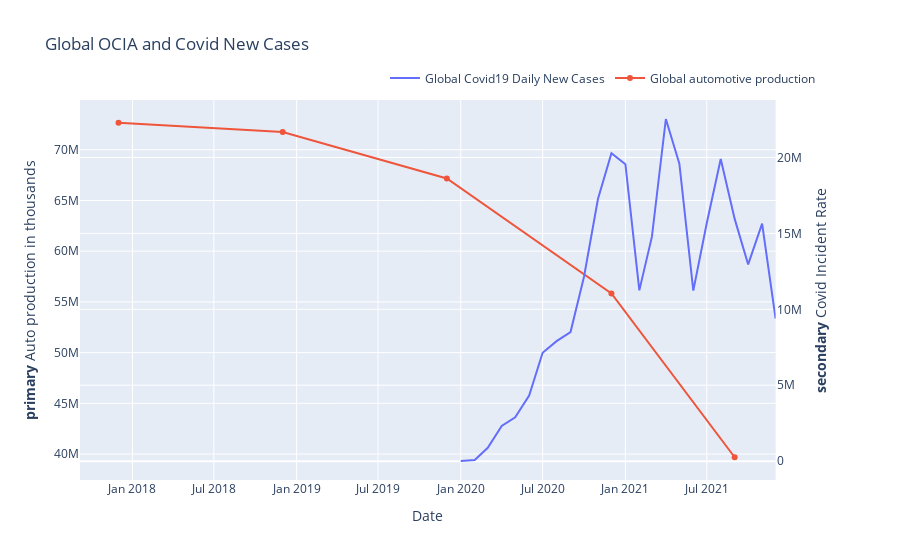

Write notebook code for a chart like this one.
### Markdown cell above
## Investigating global trend for automotive production 

For this we will base out figures off the data scrapped form OICA, taking the sum of the continental production values.

### Code cell
# Formatting OICA USA data 2017-2021
usa_oica_pdf =  oica_countries_pdf.melt(id_vars=['country'], var_name='year', value_name='production')
usa_oica_pdf.country = usa_oica_pdf.country.astype(str)
usa_oica_pdf = usa_oica_pdf[usa_oica_pdf['country'] == 'USA']


# Calculating variation and % diff 
usa_oica_pdf['Variation'] = usa_oica_pdf['production'] - usa_oica_pdf['production'].shift(1)
usa_oica_pdf['percentage_diff'] = round(usa_oica_pdf['production']*100/usa_oica_pdf['production'].shift(1)) -100
usa_oica_pdf

# Formatting data 
global_production_pdf = oica_continents_pdf.melt(id_vars=['country'], var_name='year', value_name='production')\
                                           .groupby('year').sum('production').reset_index()

global_production_pdf['month'] = 12
global_production_pdf.loc[global_production_pdf['year'] == '2021', 'month'] = 9
global_production_pdf['day'] = 1
global_production_pdf['DATE'] = pd.to_datetime(global_production_pdf[['year', 'month', 'day']])

# Formatting monthly covid data 
global_new_cases['day'] = 1
global_new_cases['DATE'] = pd.to_datetime(global_new_cases[['year', 'month', 'day']])

# Plotting 

fig = make_subplots(specs=[[{"secondary_y": True}]])
# Add traces
fig.add_trace(
    go.Scatter(x=global_new_cases['DATE'], y=global_new_cases['New Cases'], name='Global Covid19 Daily New Cases'),
    secondary_y=True,
)

fig.add_trace(
    go.Scatter(x=global_production_pdf['DATE'], y=global_production_pdf['production'], name='Global automotive production'),
    secondary_y=False,
)

# Add figure title
fig.update_layout(
    title_text="Global OCIA and Covid New Cases"
)

# Set x-axis title
fig.update_xaxes(title_text="Date")

# Set y-axes titles
fig.update_yaxes(title_text="<b>primary</b> Auto production in thousands", secondary_y=False)
fig.update_yaxes(title_text="<b>secondary</b> Covid Incident Rate", secondary_y=True)
fig.update_layout(legend=dict(
    orientation="h",
    yanchor="bottom",
    y=1.02,
    xanchor="right",
    x=1
))
fig.show()

### Figure 1 — Plotly figure (JSON) as saved in the notebook; plotly's stock layout.template omitted (floating-point values rounded to 4 significant figures)
{"data": [{"name": "Global Covid19 Daily New Cases", "type": "scatter", "x": ["2020-01-01T00:00:00", "2020-02-01T00:00:00", "2020-03-01T00:00:00", "2020-04-01T00:00:00", "2020-05-01T00:00:00", "2020-06-01T00:00:00", "2020-07-01T00:00:00", "2020-08-01T00:00:00", "2020-09-01T00:00:00", "2020-10-01T00:00:00", "2020-11-01T00:00:00", "2020-12-01T00:00:00", "2021-01-01T00:00:00", "2021-02-01T00:00:00", "2021-03-01T00:00:00", "2021-04-01T00:00:00", "2021-05-01T00:00:00", "2021-06-01T00:00:00", "2021-07-01T00:00:00", "2021-08-01T00:00:00", "2021-09-01T00:00:00", "2021-10-01T00:00:00", "2021-11-01T00:00:00", "2021-12-01T00:00:00"], "xaxis": "x", "y": [9918, 76076, 878103, 2320901, 2885155, 4319813, 7136648, 7903193, 8502927, 12143999, 17266764, 20286756, 19553922, 11247006, 14785887, 22533405, 19590847, 11227674, 15686161, 19898371, 15956061, 12956005, 15646978, 9393040], "yaxis": "y2"}, {"name": "Global automotive production", "type": "scatter", "x": ["2017-12-01T00:00:00", "2018-12-01T00:00:00", "2019-12-01T00:00:00", "2020-12-01T00:00:00", "2021-09-01T00:00:00"], "xaxis": "x", "y": [72663012, 71750946, 67163769, 55834455, 39681237], "yaxis": "y"}], "layout": {"legend": {"orientation": "h", "x": 1, "xanchor": "right", "y": 1.02, "yanchor": "bottom"}, "title": {"text": "Global OCIA and Covid New Cases"}, "xaxis": {"anchor": "y", "domain": [0, 0.94], "title": {"text": "Date"}}, "yaxis": {"anchor": "x", "domain": [0, 1], "title": {"text": "<b>primary</b> Auto production in thousands"}}, "yaxis2": {"anchor": "x", "overlaying": "y", "side": "right", "title": {"text": "<b>secondary</b> Covid Incident Rate"}}}}
